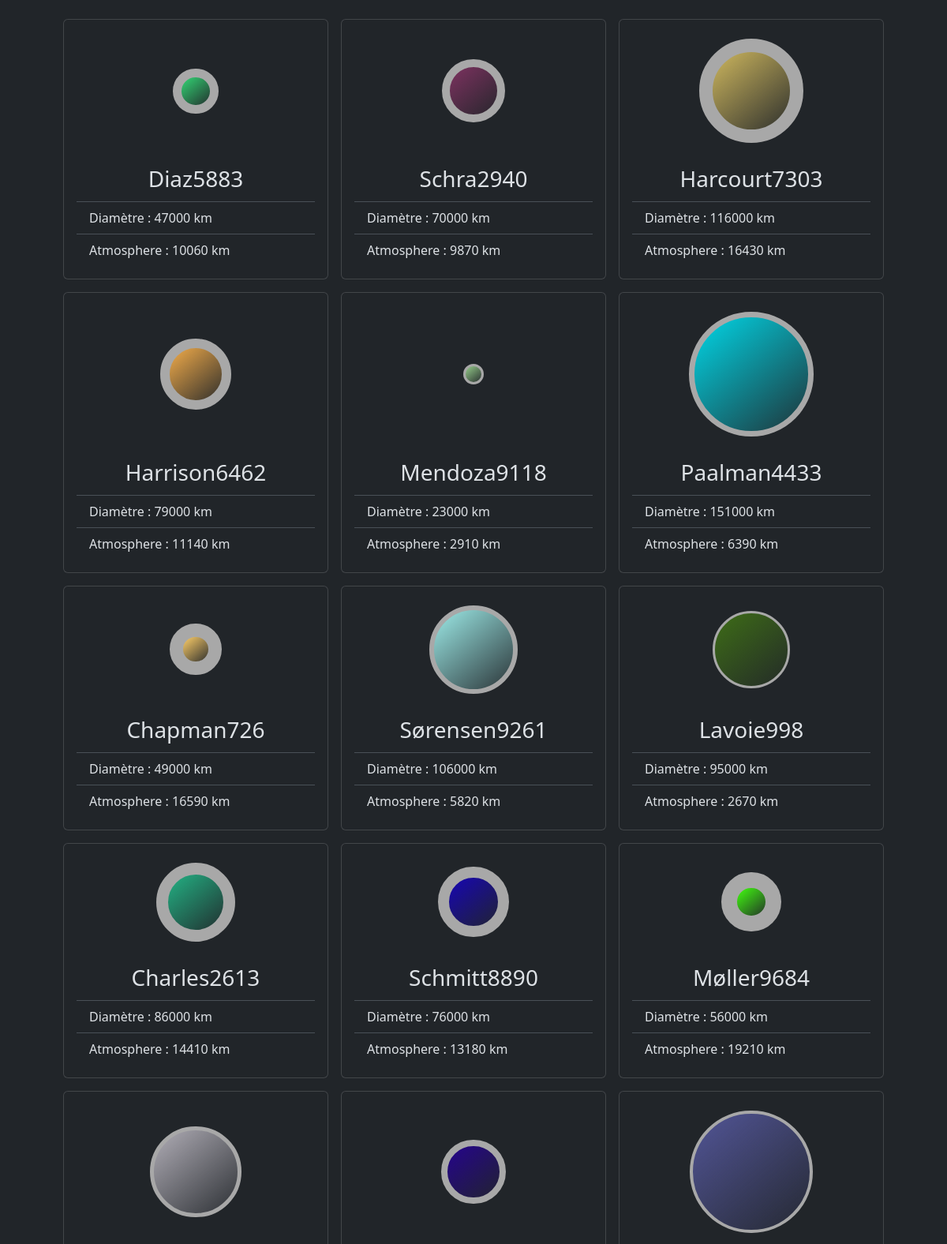
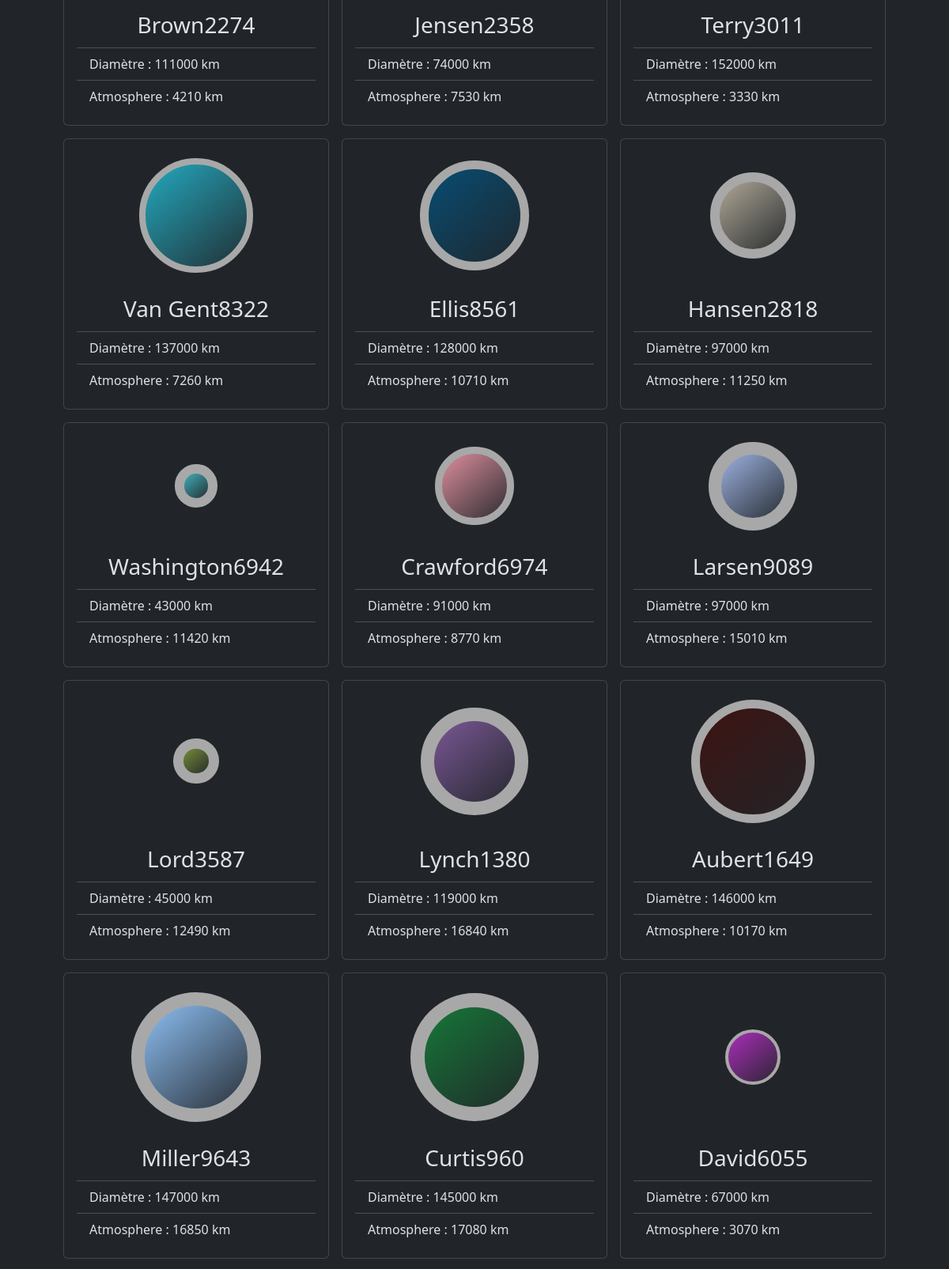
Page /cards.php?page=4 (upper part) on the committed database (2 pictures, top to bottom).
### tables this page shows
CREATE TABLE `planet` (
  `planet_id` int NOT NULL,
  `planet_name` varchar(50) NOT NULL,
  `planet_diameter` int NOT NULL,
  `planet_color` varchar(7) NOT NULL,
  `planet_atmo` int NOT NULL
);

### cards.php (the view, shortened to what this page needs)
<!DOCTYPE html>
<html lang="en" data-bs-theme="dark">
<head>
    <link rel="stylesheet" href="https://cdn.jsdelivr.net/npm/bootstrap@5.3.3/dist/css/bootstrap.min.css"
>
    <link rel="stylesheet" href="style/style.css">
</head>
<body class="p-2 p-xl-4 mb-4">
    <div class="d-flex flex-wrap justify-content-center gap-3">
        <?php
        $pdo = new PDO("mysql:host=localhost;dbname=planetarium", "root", "1234");
        if (isset($_GET["page"])) {
            $page = $_GET["page"];
        } else {
            header('Location: cards.php?page=1');
        };
        $limitPage = 30;
        $offset = ($page * $limitPage) - $limitPage;
        $sql = "SELECT * FROM planet ORDER BY planet_id ASC LIMIT $offset, $limitPage";
        $stmt = $pdo->query($sql);
        $planets = $stmt->fetchAll(PDO::FETCH_ASSOC);
        foreach ($planets as $planet) {
        ?>
            <div class="card d-flex flex-column" style="width: 21rem;">
                <div class="d-flex justify-content-center align-items-center h-100 pt-4">
                    <div class="d-flex justify-content-center align-items-center mx-auto"
                        id="titre"
                        data-color="<?= $planet["planet_color"] ?>"
                        data-size="<?= ($planet["planet_diameter"] + $planet["planet_atmo"]) / 1000 ?>"
                        data-atmo="<?= ceil($planet["planet_atmo"] / 1000) ?>">
                    </div>
                </div>
                <div class="card-body">
                    <ul class="list-group list-group-flush">
                        <li class="list-group-item fs-3 text-center"><?= ucfirst($planet["planet_name"]) ?></li>
                        <li class="list-group-item">Diamètre : <?= $planet["planet_diameter"] ?> km</li>
                        <li class="list-group-item">Atmosphere : <?= $planet["planet_atmo"] ?> km</li>
                    </ul>
                </div>
            </div>
        <?php
        }
        ?>
    </div>
</body>
</html>

### style/style.css (style rules this page uses)
body { background-image: url(./planets.jpg); background-position: center; background-size: cover; background-repeat: no-repeat; background-attachment: fixed; min-height: 100vh; }
#titre { border-radius: 50%; }
.card-body { align-content: end; }

### rows in the picture
planet: planet_name "Diaz5883", planet_diameter "47000", planet_atmo "10060"
planet: planet_name "Schra2940", planet_diameter "70000", planet_atmo "9870"
planet: planet_name "Harcourt7303", planet_diameter "116000", planet_atmo "16430"
planet: planet_name "Harrison6462", planet_diameter "79000", planet_atmo "11140"
planet: planet_name "Mendoza9118", planet_diameter "23000", planet_atmo "2910"
planet: planet_name "Paalman4433", planet_diameter "151000", planet_atmo "6390"
planet: planet_name "Chapman726", planet_diameter "49000", planet_atmo "16590"
planet: planet_name "Sørensen9261", planet_diameter "106000", planet_atmo "5820"
planet: planet_name "Lavoie998", planet_diameter "95000", planet_atmo "2670"
planet: planet_name "Charles2613", planet_diameter "86000", planet_atmo "14410"
planet: planet_name "Schmitt8890", planet_diameter "76000", planet_atmo "13180"
planet: planet_name "Møller9684", planet_diameter "56000", planet_atmo "19210"
planet: planet_name "Brown2274", planet_diameter "111000", planet_atmo "4210"
planet: planet_name "Jensen2358", planet_diameter "74000", planet_atmo "7530"
planet: planet_name "Terry3011", planet_diameter "152000", planet_atmo "3330"
planet: planet_name "Van Gent8322", planet_diameter "137000", planet_atmo "7260"
planet: planet_name "Ellis8561", planet_diameter "128000", planet_atmo "10710"
planet: planet_name "Hansen2818", planet_diameter "97000", planet_atmo "11250"
planet: planet_name "Washington6942", planet_diameter "43000", planet_atmo "11420"
planet: planet_name "Crawford6974", planet_diameter "91000", planet_atmo "8770"
planet: planet_name "Larsen9089", planet_diameter "97000", planet_atmo "15010"
planet: planet_name "Lord3587", planet_diameter "45000", planet_atmo "12490"
planet: planet_name "Lynch1380", planet_diameter "119000", planet_atmo "16840"
planet: planet_name "Aubert1649", planet_diameter "146000", planet_atmo "10170"
planet: planet_name "Miller9643", planet_diameter "147000", planet_atmo "16850"
planet: planet_name "Curtis960", planet_diameter "145000", planet_atmo "17080"
planet: planet_name "David6055", planet_diameter "67000", planet_atmo "3070"
